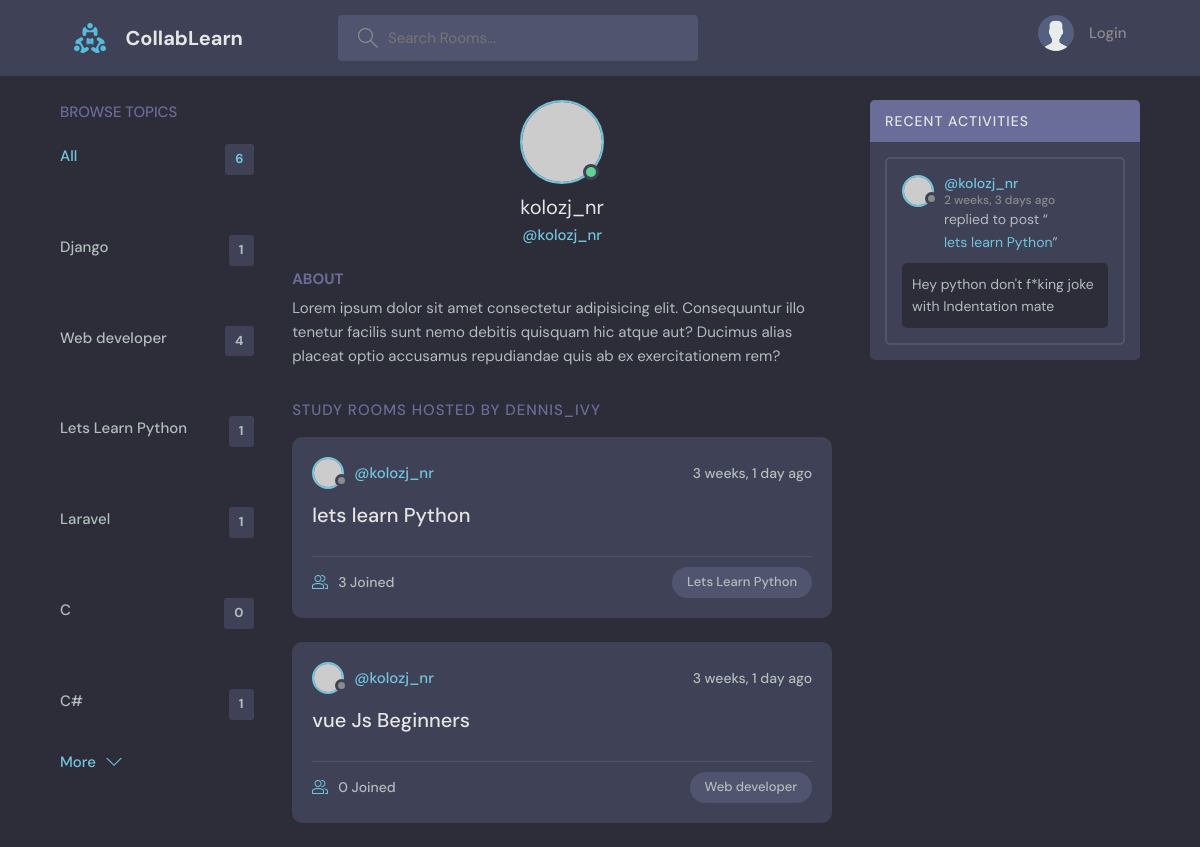
Page /profile/1/ on the committed database.
### base/models.py (models this page shows, shortened)
class Topic(models.Model):
    name = models.CharField(max_length=200)

class Room(models.Model):
    host = models.ForeignKey(User, on_delete=models.SET_NULL, null=True)
    topic = models.ForeignKey(Topic, on_delete=models.SET_NULL, null=True)
    name = models.CharField(max_length=200)
    description = models.TextField(null=True, blank=True)
    participants = models.ManyToManyField(User, related_name='participants', blank=True)
    updated = models.DateTimeField(auto_now=True)
    created = models.DateTimeField(auto_now_add=True)
    class Meta:
        ordering = ['-updated','-created']
    def __str__(self):
        return self.name

class Message(models.Model):
    user = models.ForeignKey(User, on_delete=models.CASCADE)
    room = models.ForeignKey('Room', on_delete=models.CASCADE)
    body = models.TextField()
    updated = models.DateTimeField(auto_now=True)
    created = models.DateTimeField(auto_now_add=True)
    class Meta:
        ordering = ['-updated','-created']

### base/views.py (the view)
# urls.py: path('profile/<str:pk>/', views.userProfile, name="user-profile"),
def userProfile(request, pk):
    user = User.objects.get(id=pk)
    rooms = user.room_set.all()
    room_messages = user.message_set.all()
    topics = Topic.objects.all()
    context = {'user':user, 'rooms': rooms, 'room_messages': room_messages, 'topics':topics}
    return render(request, 'base/profile.html', context)

### base/templates/base/profile.html (shortened to what this page needs)
{% extends 'main.html' %}
{% block content %}
  <main class="profile-page layout layout--3">
    <div class="container">
      {% include 'base/topics_component.html' %}
      <div class="roomList">
        <div class="profile">
          <div class="profile__avatar">
            <div class="avatar avatar--large active">
              <img src="https://randomuser.me/api/portraits/men/11.jpg" />
            </div>
          </div>
          <div class="profile__info">
            <h3>{{user.username}}</h3>
            <p>@{{user.username}}</p>
          </div>
          <div class="profile__about">
            <h3>About</h3>
            <p>
              Lorem ipsum dolor sit amet consectetur adipisicing elit. Consequuntur illo tenetur
              facilis sunt nemo debitis quisquam hic atque aut? Ducimus alias placeat optio
              accusamus repudiandae quis ab ex exercitationem rem?
            </p>
          </div>
        </div>
        <div class="roomList__header">
          <div>
            <h2>Study Rooms Hosted by dennis_ivy</a>
            </h2>
          </div>
        </div>
        {% include 'base/feed_component.html' %}
      </div>
      {% include 'base/activity_component.html' %}
    </div>
  </main>
{% endblock content %}

### base/templates/base/topics_component.html (shortened to what this page needs)
      <div class="topics">
        <div class="topics__header">
          <h2>Browse Topics</h2>
        </div>
        <ul class="topics__list">
          <li>
            <a href="{% url 'home' %}" class="active">All <span>{{topics.count}}</span></a>
          </li>
          {% for topic in topics%}
          <li>
            <a href="{% url 'home' %}?q={{topic.name}}">{{topic.name}} <span>{{topic.room_set.all.count}}</span></a>
          </li>
          {% endfor %}
        </ul>
        <a class="btn btn--link" href="topics.html">
          More
          <svg version="1.1" xmlns="http://www.w3.org/2000/svg" width="32" height="32" viewBox="0 0 32 32">
            <title>chevron-down</title>
            <path d="M16 21l-13-13h-3l16 16 16-16h-3l-13 13z"></path>
          </svg>
        </a>
      </div>

### base/templates/base/feed_component.html (shortened to what this page needs)
{% for room in rooms %}
<div class="roomListRoom">
    <div class="roomListRoom__header">
      <a href="{% url 'user-profile' room.host.id%}" class="roomListRoom__author">
        <div class="avatar avatar--small">
          <img src="https://randomuser.me/api/portraits/women/11.jpg" />
        </div>
        <span>@{{room.host.username}}</span>
      </a>
      <div class="roomListRoom__actions">
        <span>{{room.created|timesince}} ago</span>
      </div>
    </div>
    <div class="roomListRoom__content">
      <a href="{% url 'room' room.id %}">{{room.name}}</a>
    </div>
    <div class="roomListRoom__meta">
      <a href="{% url 'room' room.id %}" class="roomListRoom__joined">
        {{room.participants.all.count}} Joined
      </a>
      <p class="roomListRoom__topic">{{room.topic.name}}</p>
    </div>
  </div>
  {% endfor %}

### base/templates/base/activity_component.html (shortened to what this page needs)
        <div class="activities">
            <div class="activities__header">
              <h2>Recent Activities</h2>
            </div>
            {% for message in room_messages %}
            <div class="activities__box">
              <div class="activities__boxHeader roomListRoom__header">
                <a href="{% url 'user-profile' message.user.id%}" class="roomListRoom__author">
                  <div class="avatar avatar--small">
                    <img src="https://randomuser.me/api/portraits/women/11.jpg" />
                  </div>
                  <p>
                    @{{message.user}}
                    <span>{{message.created|timesince}} ago</span>
                  </p>
                </a>
              </div>
              <div class="activities__boxContent">
                <p>replied to post “<a href="{% url 'room' message.room.id %}">{{message.room}}</a>”</p>
                <div class="activities__boxRoomContent">
                  {{message.body}}
                </div>
              </div>
            </div>
          {%endfor%}
          </div>

### rows in the picture
Topic: name "Django", room_set.all.count "1"
Topic: name "Web developer", room_set.all.count "4"
Topic: name "Lets Learn Python", room_set.all.count "1"
Topic: name "Laravel", room_set.all.count "1"
Topic: name "C", room_set.all.count "0"
Topic: name "C#", room_set.all.count "1"
Room: host.username "kolozj_nr", created "3 weeks, 1 day", name "lets learn Python", participants.all.count "3", topic.name "Lets Learn Python"
Room: host.username "kolozj_nr", created "3 weeks, 1 day", name "vue Js Beginners", participants.all.count "0", topic.name "Web developer"
Message: user "kolozj_nr", created "2 weeks, 3 days", room "lets learn Python", body "Hey python don't f*king joke with Indentation mate"

### other values in the picture
{{ topics.count }} "6"
{{ user.username }} "kolozj_nr"
